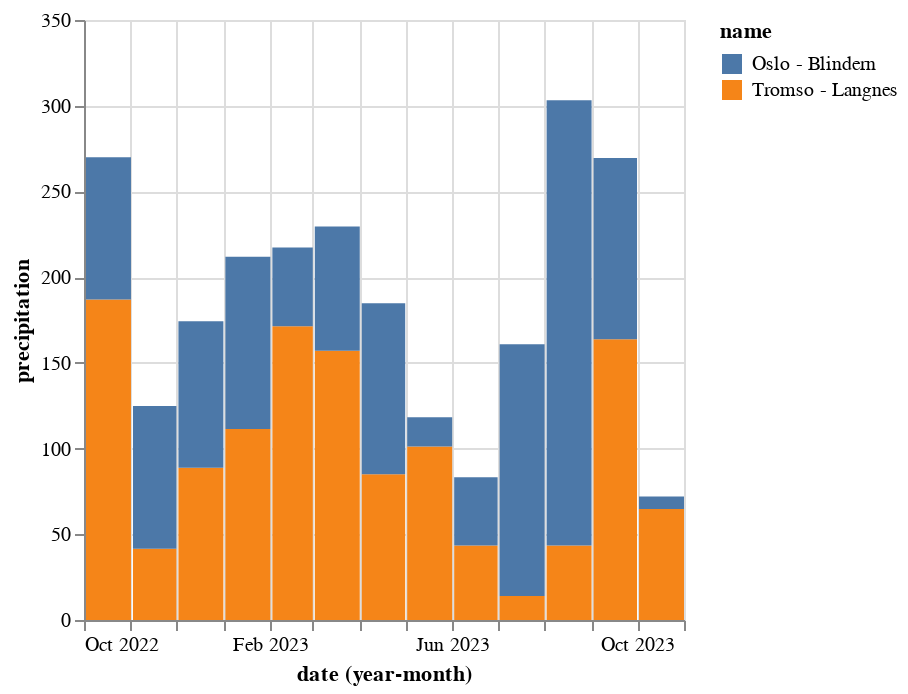

The notebook cell this image was saved under:
### Code cell
alt.YOffset = "name"

alt.Chart(data_monthly).mark_bar().encode(
    x="yearmonth(date):T",
    y="precipitation",
    color="name",
)

### Figure 1 — Vega-Lite specification as saved in the notebook (floating-point values rounded to 4 significant figures)
{"config": {"view": {"continuousWidth": 300, "continuousHeight": 300}}, "data": {"name": "data-98c7eb0f22197603ed918937c054df81"}, "mark": {"type": "bar"}, "encoding": {"color": {"field": "name", "type": "nominal"}, "x": {"field": "date", "timeUnit": "yearmonth", "type": "temporal"}, "y": {"field": "precipitation", "type": "quantitative"}}, "$schema": "https://vega.github.io/schema/vega-lite/v5.8.0.json", "datasets": {"data-98c7eb0f22197603ed918937c054df81": [{"name": "Tromso - Langnes", "station": "SN90490", "date": "2022-10-01T00:00:00", "max temperature": 10.7, "precipitation": 187.0, "min temperature": -4.2}, {"name": "Tromso - Langnes", "station": "SN90490", "date": "2022-11-01T00:00:00", "max temperature": 8.5, "precipitation": 41.5, "min temperature": -7.0}, {"name": "Tromso - Langnes", "station": "SN90490", "date": "2022-12-01T00:00:00", "max temperature": 5.6, "precipitation": 88.8, "min temperature": -11.7}, {"name": "Tromso - Langnes", "station": "SN90490", "date": "2023-01-01T00:00:00", "max temperature": 7.7, "precipitation": 111.4, "min temperature": -13.9}, {"name": "Tromso - Langnes", "station": "SN90490", "date": "2023-02-01T00:00:00", "max temperature": 6.6, "precipitation": 171.3, "min temperature": -10.7}, {"name": "Tromso - Langnes", "station": "SN90490", "date": "2023-03-01T00:00:00", "max temperature": 4.5, "precipitation": 157.0, "min temperature": -15.1}, {"name": "Tromso - Langnes", "station": "SN90490", "date": "2023-04-01T00:00:00", "max temperature": 9.8, "precipitation": 85.0, "min temperature": -7.1}, {"name": "Tromso - Langnes", "station": "SN90490", "date": "2023-05-01T00:00:00", "max temperature": 17.7, "precipitation": 101.2, "min temperature": -4.6}, {"name": "Tromso - Langnes", "station": "SN90490", "date": "2023-06-01T00:00:00", "max temperature": 25.4, "precipitation": 43.4, "min temperature": -0.4}, {"name": "Tromso - Langnes", "station": "SN90490", "date": "2023-07-01T00:00:00", "max temperature": 26.7, "precipitation": 14.0, "min temperature": 6.0}, {"name": "Tromso - Langnes", "station": "SN90490", "date": "2023-08-01T00:00:00", "max temperature": 25.1, "precipitation": 43.4, "min temperature": 5.4}, {"name": "Tromso - Langnes", "station": "SN90490", "date": "2023-09-01T00:00:00", "max temperature": 19.3, "precipitation": 163.7, "min temperature": 0.3}, {"name": "Tromso - Langnes", "station": "SN90490", "date": "2023-10-01T00:00:00", "max temperature": 9.8, "precipitation": 64.8, "min temperature": -0.6}, {"name": "Oslo - Blindern", "station": "SN18700", "date": "2022-10-01T00:00:00", "max temperature": 17.1, "precipitation": 82.9, "min temperature": -0.4}, {"name": "Oslo - Blindern", "station": "SN18700", "date": "2022-11-01T00:00:00", "max temperature": 15.1, "precipitation": 83.4, "min temperature": -2.1}, {"name": "Oslo - Blindern", "station": "SN18700", "date": "2022-12-01T00:00:00", "max temperature": 6.5, "precipitation": 85.5, "min temperature": -14.6}, {"name": "Oslo - Blindern", "station": "SN18700", "date": "2023-01-01T00:00:00", "max temperature": 7.2, "precipitation": 100.5, "min temperature": -13.4}, {"name": "Oslo - Blindern", "station": "SN18700", "date": "2023-02-01T00:00:00", "max temperature": 10.2, "precipitation": 46.0, "min temperature": -9.4}, {"name": "Oslo - Blindern", "station": "SN18700", "date": "2023-03-01T00:00:00", "max temperature": 9.8, "precipitation": 72.6, "min temperature": -12.6}, {"name": "Oslo - Blindern", "station": "SN18700", "date": "2023-04-01T00:00:00", "max temperature": 19.8, "precipitation": 99.7, "min temperature": -4.7}, {"name": "Oslo - Blindern", "station": "SN18700", "date": "2023-05-01T00:00:00", "max temperature": 24.2, "precipitation": 17.0, "min temperature": -0.8}, {"name": "Oslo - Blindern", "station": "SN18700", "date": "2023-06-01T00:00:00", "max temperature": 31.8, "precipitation": 39.9, "min temperature": 4.6}, {"name": "Oslo - Blindern", "station": "SN18700", "date": "2023-07-01T00:00:00", "max temperature": 28.4, "precipitation": 146.9, "min temperature": 8.6}, {"name": "Oslo - Blindern", "station": "SN18700", "date": "2023-08-01T00:00:00", "max temperature": 24.5, "precipitation": 259.8, "min temperature": 9.8}, {"name": "Oslo - Blindern", "station": "SN18700", "date": "2023-09-01T00:00:00", "max temperature": 25.1, "precipitation": 105.8, "min temperature": 5.3}, {"name": "Oslo - Blindern", "station": "SN18700", "date": "2023-10-01T00:00:00", "max temperature": 17.1, "precipitation": 7.3, "min temperature": -0.7}]}}
